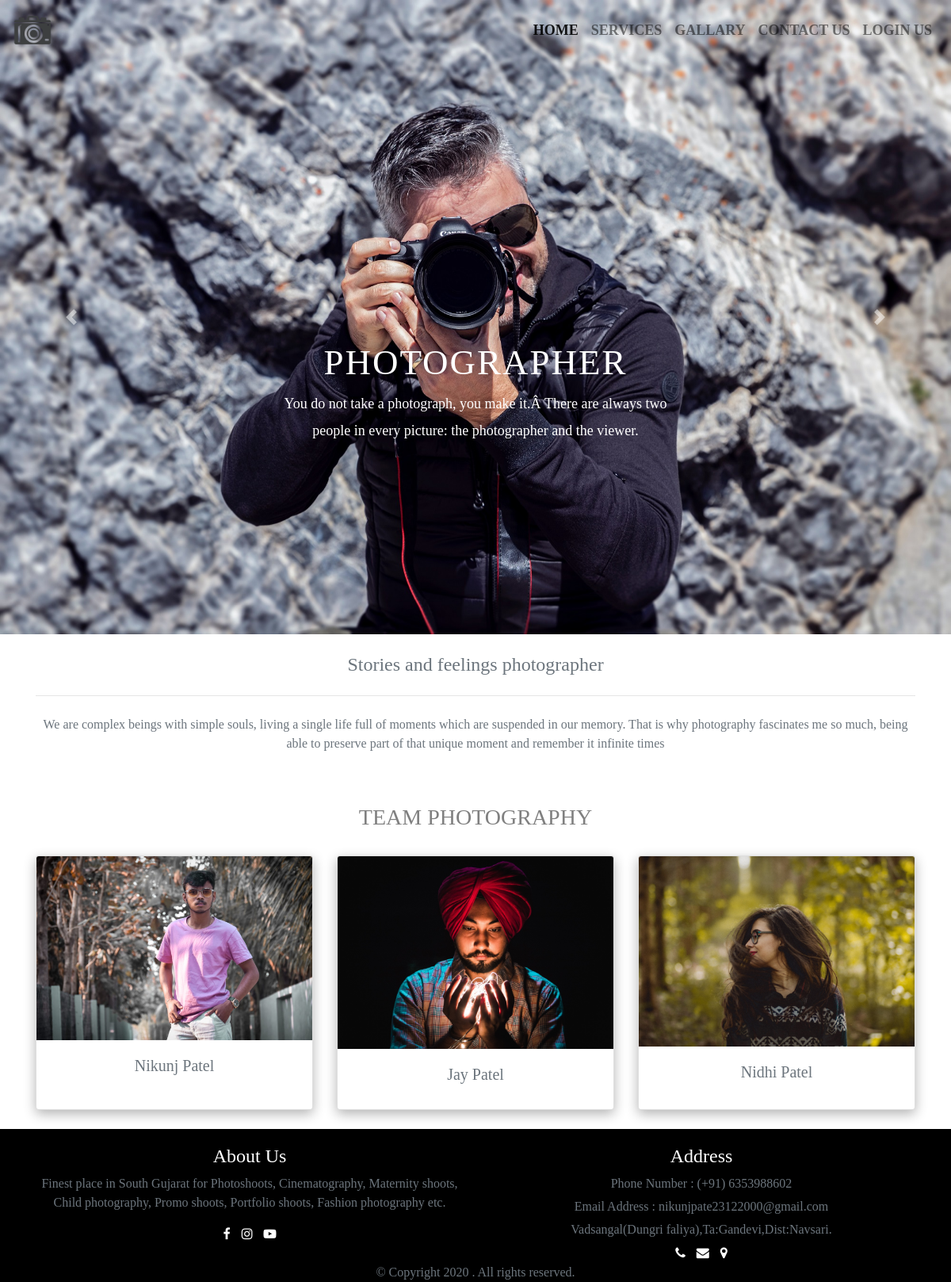
The page / on the database its author committed.
### tables this page shows
CREATE TABLE IF NOT EXISTS `slider` (
  `id` int(10) NOT NULL AUTO_INCREMENT,
  `title` varchar(30) NOT NULL,
  `desc` text NOT NULL,
  `img` varchar(80) NOT NULL,
  PRIMARY KEY (`id`)
);

CREATE TABLE IF NOT EXISTS `team` (
  `id` int(10) NOT NULL AUTO_INCREMENT,
  `title` varchar(20) NOT NULL,
  `desc` text NOT NULL,
  `img` varchar(50) NOT NULL,
  PRIMARY KEY (`id`)
);

### index.php (the view, shortened to what this page needs)
<?php
 $title='Home';
 include 'menu.php';
 include 'connect.php';
?>
<div id="carouselExampleIndicators" class="carousel slide" data-ride="carousel">
  <div class="carousel-inner">
    <?php
        $query_select="select * from slider LIMIT 0,1";
        $result_select=mysqli_query($con,$query_select);
        if(!$result_select)
        {
          die(mysqli_error($con));
        }
        else
        {
          $c=1;
          while($fetch_assoc=mysqli_fetch_assoc($result_select))
          {
          $img = json_decode($fetch_assoc['img']);
         ?>
        <div class="carousel-item active">
            <img class="d-block w-100" src="admin/uploads/slider/<?php echo $img[0]; ?>" alt="<?php echo $fetch_assoc['title']; ?>">
            <div class="carousel-caption d-none d-md-block">
            <h5 class="animate__animated animate__fadeInLeft" style="animation-delay:1s"><?php echo $fetch_assoc['title']; ?></h5>
            <p class="animate__animated animate__fadeInRight" style="animation-delay:2s"><?php echo $fetch_assoc['desc']; ?></p>
          </div>
        </div>
      <?php $c++; }} ?>
  </div>
  <a class="carousel-control-prev" href="#carouselExampleIndicators" role="button" data-slide="prev">
    <span class="carousel-control-prev-icon" aria-hidden="true"></span>
  </a>
  <a class="carousel-control-next" href="#carouselExampleIndicators" role="button" data-slide="next">
    <span class="carousel-control-next-icon" aria-hidden="true"></span>
  </a>
</div>
<div class="container">
  <div class="row">
    <div class="col-sm-12">
  <h4 class="text-center text-muted"><span class="caret"></span>Stories and feelings photographer</h4>
  <hr class="my-4">
  <p class="text-muted text-center">
We are complex beings with simple souls, living a single life full of moments
which are suspended in our memory.
That is why photography fascinates me so much, being able to preserve part of that unique moment
and remember it infinite times </p>
<br>
<br>
<h3 class="text-center team">TEAM PHOTOGRAPHY</h3>
<br>
<div class="card-deck text-center text-muted">
  <?php
    $query_select="select * from team";
    $result_select=mysqli_query($con,$query_select);
    if(!$result_select)
    {
      die(mysqli_error($con));
    }
    else
    {
      $c=1;
      while($fetch_assoc=mysqli_fetch_assoc($result_select))
      {
        $img = json_decode($fetch_assoc['img']);
       ?>
        <div class="card" style=" box-shadow: 0 5px 15px rgba(0,0,0,0.3);">
          <img class="card-img-top" src="admin/uploads/team/<?php echo $img[0]; ?>"  alt="<?php echo $fetch_assoc['title']; ?>">
          <div class="card-body">
            <h5 class="card-title"><?php echo $fetch_assoc['title']; ?></h5>
          </div>
        </div>
    <?php $c++; }} ?>
</div>
</div>
</div>
</div>
<?php
include "footer.php";
?>

### menu.php (shortened to what this page needs)
<!doctype html>
<html lang="en">
  <head>
    <link rel="stylesheet" href="assets/css/bootstrap.min.css">
    <link rel="stylesheet" type="text/css" href="assets/js/bootstrap-lightbox.min.js">
    <link rel="stylesheet" type="text/css" href="assets/font/css/font-awesome.css">
    <link rel="stylesheet" href="assets/css/animate.min.css"/>
    <link rel="stylesheet" type="text/css" href="assets/css/main.css">
  </head>
  <body>
    <nav class="navbar navbar-expand-lg navbar-light fixed-top">
      <a class="navbar-brand" href="index.php">
        <img src="assets/logo1.png" width="50px" height="50px">
      </a>
      <div class="collapse navbar-collapse" id="navbarSupportedContent">
        <ul class="navbar-nav ml-auto">
          <li class="nav-item ">
            <a class="nav-link <?php if($title == 'Home') { echo 'active'; } ?>" href="index.php">Home <span class="sr-only">(current)</span></a>
          </li>
          <li class="nav-item">
            <a class="nav-link <?php if($title == 'Services') { echo 'active'; } ?>" href="serviece.php">Services</a>
          </li>
          <li class="nav-item">
            <a class="nav-link <?php if($title == 'Gallary') { echo 'active'; } ?>" href="gallary.php">Gallary</a>
          </li>
          <li class="nav-item">
            <a class="nav-link <?php if($title == 'Conatc US') { echo 'active'; } ?> " href="contac.php">Contact us</a>
          </li>
           <li class="nav-item">
            <?php if(isset($_SESSION['user'])){ ?>
              <div class="dropdown">
                  <a class="nav-link dropbtn dropdown-toggle"><?php echo $_SESSION['user']['name']; ?></a>
                  <div class="dropdown-content">
                    <a href="logout.php">Logout</a>
                  </div>
              </div>
                <a class="nav-link <?php if($title == 'Login US || Sign up') { echo 'active'; } ?> " href="login1.php"></a>
            <?php }else{ ?>
                <a class="nav-link <?php if($title == 'Login US || Sign up') { echo 'active'; } ?> " href="login1.php">Login us</a>
            <?php } ?>
          </li>
        </ul>
      </div>
    </nav>
  </body>
</html>

### footer.php (shortened to what this page needs)
<div class="footer">
    <div class="container">
        <div class="row">
            <div class="col-md-6 col-sm-6" style="padding-top: 20px;">
                <h4 class="text-white text-center">About Us</h4>
                <p class="text-muted text-center">Finest place in South Gujarat for Photoshoots, Cinematography, Maternity shoots, Child photography, Promo shoots, Portfolio shoots, Fashion photography etc.</p><center>
                    <a href="https://www.facebook.com/" class="icon" ><i class="fa fa-facebook "></i></a>
                    <a href="https://www.instagram.com/?hl=en" class="icon" ><i class="fa fa-instagram"></i></a>
                    <a href="https://www.youtube.com/" class="icon" target="_blank"><i class="fa fa-youtube-play"></i></a> </center>
            </div>
            <div class="col-md-6 col-sm-6" style="padding-top: 20px;">
                <h4  class="text-white text-center">Address</h4>
                <p style="margin-bottom: 0.3rem;" class="text-muted text-center"> Phone Number : (+91) 6353988602 </p>
                <p style="margin-bottom: 0.3rem;" class="text-muted text-center"> Email Address : nikunjpate23122000@gmail.com</p>
                <p style="margin-bottom: 0.3rem;" class="text-muted text-center">Vadsangal(Dungri faliya),Ta:Gandevi,Dist:Navsari.</p>
                <center><i class="fa fa-phone icon"></i>
                <i class="fa fa-envelope icon"></i>
                <i class="fa fa-map-marker icon"></i></center>
            </div>
        </div>
        <div class="row">
            <div class="col-sm-12">
                <div class="text-center text-muted"> &copy; Copyright 2020 .  All rights reserved.</div>
            </div>
        </div>
</div>
</div>

### assets/css/main.css (style rules this page uses)
* { font-family:Berlin Sans FB; margin:0; padding: 0; }
.navbar-nav a { font-size:18px; text-transform:uppercase; font-weight: bold; }
.navbar-nav { text-align:center; }
.nav-link { padding: .2rem 1rem; }
.carousel-item { height: 100vh; min-height: 300px; background:no-repeat center center scroll; -webkit-background-size:cover; background-size: cover; }
.carousel-caption { bottom: 220px; }
.carousel-caption h5 { font-size:45px; text-transform:uppercase; letter-spacing: 2px; margin-top: 25px; }
.carousel-caption p { width:60%; margin: auto; font-size: 18px; line-height: 1.9; }
.w-100 { height: 100vh; }
.team { color:grey; }

### footer.php (style rules this page uses)
.footer { background-color: black; }
.icon { margin: 5px; color:white; }

### rows shown on the page
slider: title "PHOTOGRAPHER", desc "You do not take a photograph, you make it.Â There are always two people in every picture: the photographer and the viewer."
team: shows a picture, title "Nikunj Patel"
team: shows a picture, title "Jay Patel"
team: shows a picture, title "Nidhi Patel"
